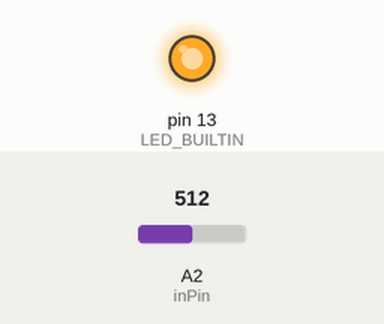
Recording of a sketch running on a simulated Arduino Uno, built with avr-gcc and run on an emulated ATmega328P. On the bench: output pins drawn as LEDs (lit = HIGH). The inputs (shaded band) are chosen by the test bench; at power-on: A2 (inPin) = 512. What the sketch prints to the serial monitor is not drawn.

Above: at 0.3 s.
Timing chart, 0 to 1.8 s (numbered marks = the images above):
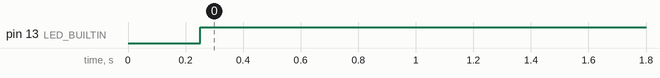

Measured:
- by itself, pin 13 (LED_BUILTIN): LOW → HIGH at 0.25 s

The sketch:

problem3.ino
```cpp
int inPin = A2;
int x = analogRead(A2);


void setup()
{
  pinMode(inPin,INPUT);
  pinMode(LED_BUILTIN,OUTPUT);

  Serial.begin(9600);
}

void loop()
{
   x = analogRead(A2);
   Serial.println(x);
  delay(250);

  if(x <= 512){ digitalWrite(LED_BUILTIN,HIGH);}
  else{digitalWrite(LED_BUILTIN,LOW);}


}
```
